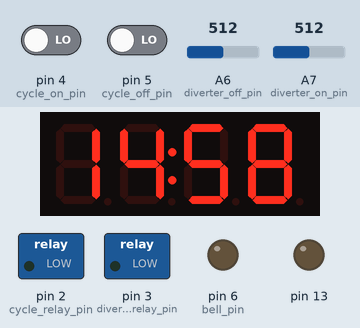
Recording of a sketch running on a simulated Arduino Nano, built with avr-gcc and run on an emulated ATmega328P. Parts: 4-digit seven-segment display, switched loads named in the sketch (green lamp = pin HIGH), output pins drawn as LEDs (lit = HIGH). The test bench sets the inputs (shaded band); at power-on: pin 4 (cycle_on_pin) LOW, pin 5 (cycle_off_pin) LOW, A7 (diverter_on_pin) = 512, A6 (diverter_off_pin) = 512. What the sketch prints to the serial monitor is not drawn.

Above: at 2.2 s.
2.3 s: pin 4 (cycle_on_pin) driven HIGH
At 2.8 s:
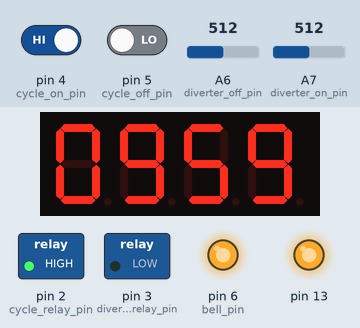
5.3 s: pin 5 (cycle_off_pin) driven HIGH
At 5.45 s:
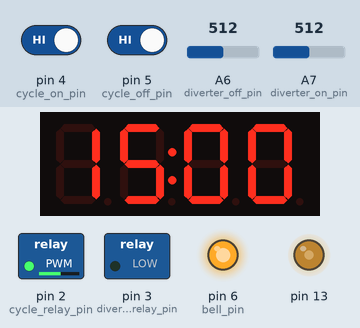
7.7 s: pin 5 (cycle_off_pin) driven LOW
At 9.5 s:
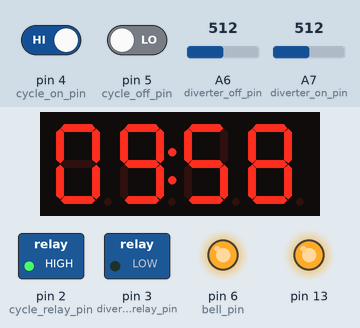
10.7 s: pin 5 (cycle_off_pin) driven HIGH
At 11.16 s:
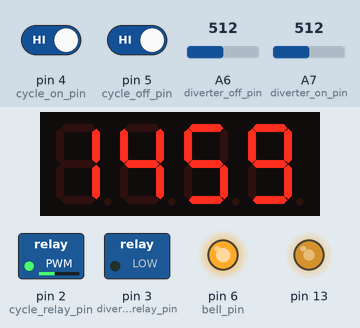
13.7 s: A7 (diverter_on_pin) set to 122
16.7 s: A6 (diverter_off_pin) set to 122
Timing chart, 0 to 63.0 s (numbered marks = the images above; inputs shaded):
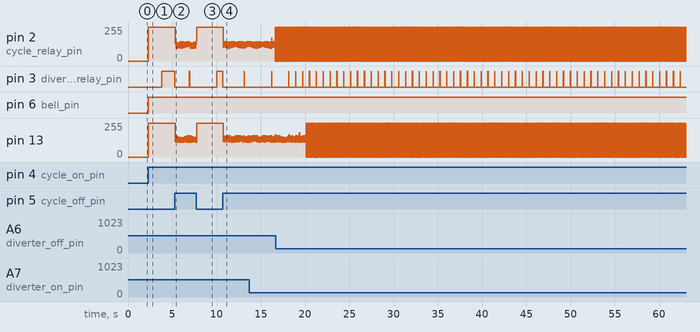

The sketch:

wave_controller.ino
```cpp
// wave machine controller
// created by Tyler Masters (mastersta on github)

#include <Wire.h>
#include <Adafruit_GFX.h>
#include "Adafruit_LEDBackpack.h"
#include <avr/wdt.h>

Adafruit_7segment matrix = Adafruit_7segment();

// -----pin assignments-----
const int cycle_relay_pin           = 2;  // output; controls relay that turns on/off the cycle
const int diverter_relay_pin        = 3;  // output; controls relay that actuates the diverters
const int cycle_on_pin              = 4;  // input, digital; reads button that engages cycle
const int cycle_off_pin             = 5;  // input, digital; reads button that disengages cycle
const int bell_pin                  = 6;  // output, controls relay that turns on/off the bell
const int diverter_off_pin          = A6; // input, analog; reads pot that determines diverter off time
const int diverter_on_pin           = A7; // input, analog; reads pot that determines diverter on time

// -----constant initialization-----
const unsigned long cycle_on_time   = 600000; // time wave cycle is on, in milliseconds
const unsigned long cycle_off_time  = 900000; // time wave cycle is off, in milliseconds
const unsigned long bell_ring_time  = 5000  ; // time bell should ring at start of cycle
const float analog_read_multiplier  = 3     ;


void setup()
{

  pinMode(cycle_relay_pin,    OUTPUT);
  pinMode(diverter_relay_pin, OUTPUT);
  pinMode(cycle_on_pin,       INPUT);
  pinMode(cycle_off_pin,      INPUT);
  pinMode(bell_pin,           OUTPUT);
  pinMode(diverter_off_pin,   INPUT);
  pinMode(diverter_on_pin,    INPUT);

  pinMode(13, OUTPUT);

  digitalWrite(cycle_relay_pin,     LOW);
  digitalWrite(diverter_relay_pin,  LOW);
  digitalWrite(bell_pin,            LOW);

  matrix.begin(0x70);
  Serial.begin(9600);

  watchdog_setup();

  delay(1000);

}


void watchdog_setup()
{

  cli();
  wdt_reset();

  WDTCSR |= B00011000;
  WDTCSR  = B01000110;

  sei();

}


// checks to see if an event has passed a time limit
// pass in millis() and a variable initialized at the event start + time event should last
bool timer(unsigned long current_time, unsigned long exit_time)
{

  if (current_time > exit_time) { return true; }
  else { return false; }

}


// determines if we're on the cycle or off, then swaps the cycle if enough time has passed, based on the
// constant times defined up top
// also handles the button presses to manually turn on or off the wave cycle, plus calls the function to
// actuate the diverters
unsigned long set_wave_cycle(unsigned long exit_cycle_time)
{

  static bool i = digitalRead(cycle_relay_pin);
  static unsigned long bell_exit_time = 0;

  if(timer(millis(),exit_cycle_time))
  {
    i = !i;
    digitalWrite(cycle_relay_pin, i);
    if (i)
    {
      exit_cycle_time = (millis() + cycle_on_time);
      bell_exit_time = (millis() + bell_ring_time);
    }
    else
    {
      exit_cycle_time = (millis() + cycle_off_time);
    }
    Serial.println("auto");
    digitalWrite(13, i);
  }

  else if (digitalRead(cycle_on_pin) && !i)
  {
    i = true;
    digitalWrite(cycle_relay_pin, i);
    exit_cycle_time = (millis() + cycle_on_time);
    bell_exit_time = (millis() + bell_ring_time);
    Serial.println("manual on");
    digitalWrite(13, i);
  }

  else if (digitalRead(cycle_off_pin) && i)
  {
    i = false;
    digitalWrite(cycle_relay_pin, i);
    exit_cycle_time = (millis() + cycle_off_time);
    Serial.println("manual off");
    digitalWrite(13, i);
  }

  if(i) { set_diverters(); }
  else { digitalWrite(diverter_relay_pin, LOW); }

  digitalWrite(bell_pin,!timer(millis(),bell_exit_time));

  return exit_cycle_time;

}


// pulls the analog values from the potentiometers to determine how long to spend on each side of the diverter
// cycle
unsigned long get_diverter_time(int state)
{

  int analog_pin = diverter_off_pin;
  if (state == 1) { analog_pin = diverter_on_pin; }

  return (analogRead(analog_pin) * analog_read_multiplier);

}


// sets the state of the diverter relay, switching it if enough time has elapsed, based on what the analog pots
// are feeding the get_diverter_time() function
void set_diverters()
{

  static unsigned long exit_diverter_time = (millis() + get_diverter_time(1));
  static int i = digitalRead(diverter_relay_pin);

  if(timer(millis(),exit_diverter_time))
  {
    i = !i;
    digitalWrite(diverter_relay_pin, i);
    exit_diverter_time = (millis() + get_diverter_time(i));
    Serial.println("div");
  }

}


// updates the seven segment display on the front of the case with how much time is left in the wave cycle
void update_display(unsigned long exit_cycle_time)
{

  unsigned long cycle_seconds_remaining = ((exit_cycle_time - millis())/1000);

  unsigned long mins_tens = round((cycle_seconds_remaining / 600) % 100);
  unsigned long mins_ones = round((cycle_seconds_remaining /  60) %  10);
  unsigned long secs_tens =      ((cycle_seconds_remaining /  10) %   6);
  unsigned long secs_ones =       (cycle_seconds_remaining        %  10);

  matrix.writeDigitNum(0, mins_tens);
  matrix.writeDigitNum(1, mins_ones);
  matrix.writeDigitNum(3, secs_tens);
  matrix.writeDigitNum(4, secs_ones);

  matrix.drawColon((cycle_seconds_remaining - 1) % 2);

  matrix.writeDisplay();

}


ISR(WDT_vect)
{

  digitalWrite(cycle_relay_pin,    LOW);
  digitalWrite(diverter_relay_pin, LOW);
  digitalWrite(bell_pin,           LOW);

}


void loop()
{

  static unsigned long exit_cycle_time = (millis() + cycle_off_time);
  exit_cycle_time = set_wave_cycle(exit_cycle_time);
  update_display(exit_cycle_time);
  wdt_reset();

}
```

Measured:
- after the input at 2.3 s, pin 2 (cycle_relay_pin), pin 13: 0/255 → 255/255 at once; pin 3 (diverter_relay_pin): LOW → HIGH after 1.5 s; pin 6 (bell_pin): LOW → HIGH at once
- after the input at 5.3 s, pin 6 (bell_pin): stays HIGH (without the input it goes to LOW after 2.0 s)
- after the input at 7.7 s, pin 3 (diverter_relay_pin): goes on until 10.0 s, then stays HIGH; the display: changes after 1.0 s (image 3)
- after the input at 10.7 s, pin 6 (bell_pin): stays HIGH (without the input it goes to LOW after 2.0 s)
- what the display in image 1 shows lasts 1.0 s, from 2.3 s to 3.3 s
